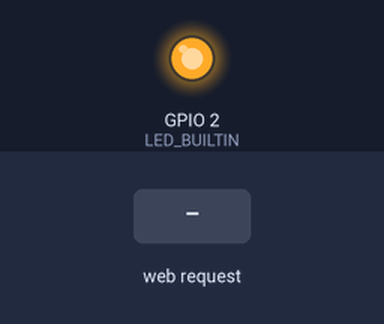
Bench run of a sketch on a simulated ESP8266 (NodeMCU). On the bench: output pins drawn as LEDs (lit = HIGH, except the on-board LED, lit = LOW). Dashed ring = blinking. The inputs (shaded band) are chosen by the test bench. WiFi joins after 1.5 s; servers stay silent unless stated; what the sketch prints to the serial monitor is not drawn.

Above: at 2.7 s.
2.8 s: HTTP request GET /LED=Time received
At 3.6 s:
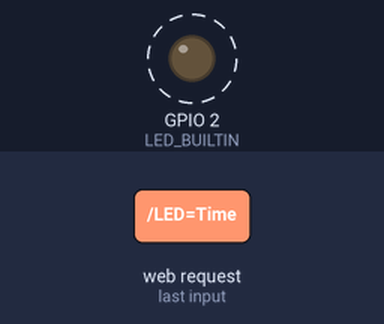
Timing chart, 0 to 11.8 s (numbered marks = the images above; inputs shaded):
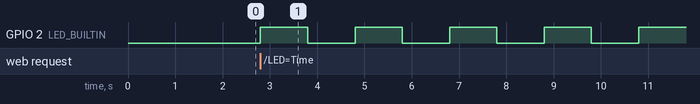

Measured:
- after the input at 2.8 s, GPIO 2 (LED_BUILTIN): alternates HIGH for 1.0 s and LOW for 1.0 s, starting at once

The sketch:

led_control.ino
```cpp
#include <ESP8266WiFi.h>

WiFiServer server (80);

const char* ssid = "Infinix HOT 4";
const char* pwd ="bushra@3";

String value = "ON";

void setup(){

  Serial.begin(115200);
  Serial.println("Connecting");

  WiFi.begin(ssid,pwd);

  while(WiFi.status()!=WL_CONNECTED){
    Serial.print(".");
    delay(500);
    }
  Serial.println("Connected");

  Serial.print("IP Address  :");
  Serial.println(WiFi.localIP());

  Serial.print("Copy paste the IP Address:  ");
  Serial.println(WiFi.localIP());

  pinMode(LED_BUILTIN, OUTPUT);

  server.begin();
  Serial.println("Server Connected");
  }

void loop(){

  WiFiClient client = server.available();
  if (!client){
    return;
    }
   Serial.println("Waiting for client");
   while(!client.available()){
   delay(1);
   }
   Serial.println("Client Connected");

   String request = client.readStringUntil('\r');
   Serial.println(request);
   client.flush();

  if(request.indexOf("/LED=ON")!=-1){
  digitalWrite(LED_BUILTIN,HIGH);
  value = "ON";}

  if (request.indexOf("/LED=OFF")!=-1){
  digitalWrite(LED_BUILTIN,LOW);
  value = "OFF";
  }

while(request.indexOf("/LED=Time")!=-1){
    digitalWrite(LED_BUILTIN,HIGH);
    delay(1000);
    digitalWrite(LED_BUILTIN,LOW);
    delay(1000);
    value = "Delay";
    }

  client.println("HTTP/1.1 200 OK"); // standalone web server with an ESP8266
  client.println("Content-Type: text/html");
  client.println("");
  client.println("<!DOCTYPE HTML>");
  client.println("<html>");

  client.print("LED: ");

  if(value == "ON")
   client.print("ON");
  else if (value =="OFF")
   client.print("OFF");
  else
  client.println("DELAY");


   client.println("<br><br>"); //one line space
   client.println("<a href=\"/LED=ON\"\"><button>ON</button></a>");
   client.println("<br><br>"); //one line space
   client.println("<a href=\"/LED=OFF\"\"><button>OFF</button></a>");
   client.println("<br><br>");
   client.println("<a href=\"/LED=Time\"\"><button>One Second</button></a>");
   client.println("</html>");

}
```
